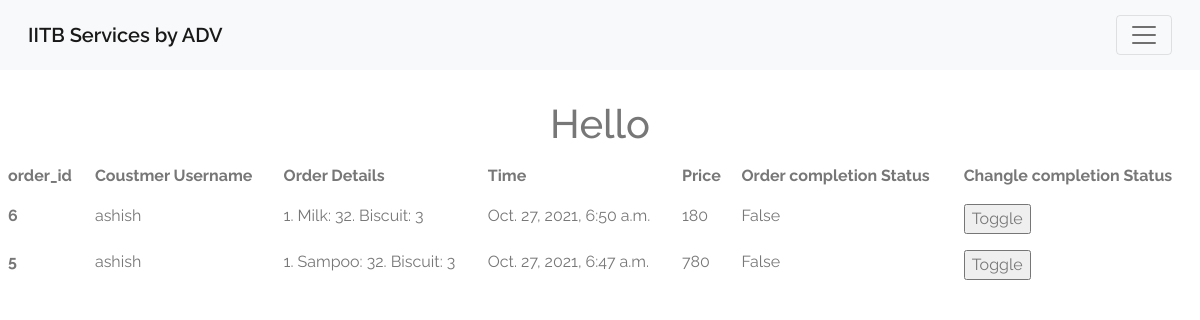
The page /grocery_admin on the database as committed earlier.
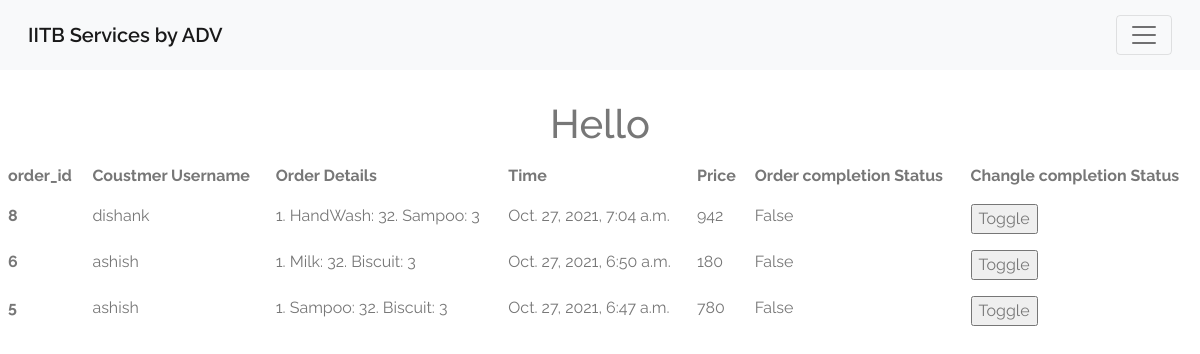
The same page on the database as committed later.
### authentication/models.py (models this page shows)
class Orders(models.Model):
    order_id = models.AutoField(primary_key=True)
    username = models.CharField(max_length=30, default="hello")
    order_details=models.CharField(max_length=500)
    order_time= models.DateTimeField(auto_now_add=True)
    Vendor = models.CharField(max_length=50)
    Price = models.IntegerField()
    Order_completed = models.BooleanField(default= False)

### authentication/views.py (the view)
# urls.py: path('grocery_admin',views.grocery_admin,name='grocery_admin'),
def grocery_admin(request):
    o=Orders.objects.filter(Vendor='Grocery').order_by('-order_id')
    return render(request,"authentication/grocerycom.html",{'orders':o})

### templates/authentication/grocerycom.html (shortened to what this page needs)
{% extends 'authentication/base.html' %} {% load static %} {% block content %}
<h1 class="hello">Hello {{fname}}</h1>
<table class="table table-borderless">
    <thead>
      <tr>
        <th scope="col">order_id</th>
        <th scope="col">Coustmer Username</th>
        <th scope="col">Order Details</th>
        <th scope="col">Time</th>
        <th scope="col">Price</th>
        <th scope="col">Order completion Status</th>
        <th scope="col">Changle completion Status</th>
      </tr>
    </thead>
    <tbody>
        {% for order in orders %}
        <form method="POST" action="hoggle">
        <tr>
            <th scope="row">{{order.order_id}}</th>
            <td>{{order.username}}</td>
            <td>{{order.order_details}}</td>
            <td>{{order.order_time}}</td>
            <td>{{order.Price}}</td>
            <td>{{order.Order_completed}}</td>
            <td><input type="submit" value="Toggle" > </td>
          </tr>
        </form>
        {% endfor %}
    </tbody>
  </table>
{% endblock content %}

Rows that differ between the two databases and show on the page:
added Orders: order_id "8", username "dishank", order_details "1. HandWash: 32. Sampoo: 3", order_time "Oct. 27, 2021, 7:04 a.m.", Price "942", Order_completed "False"
